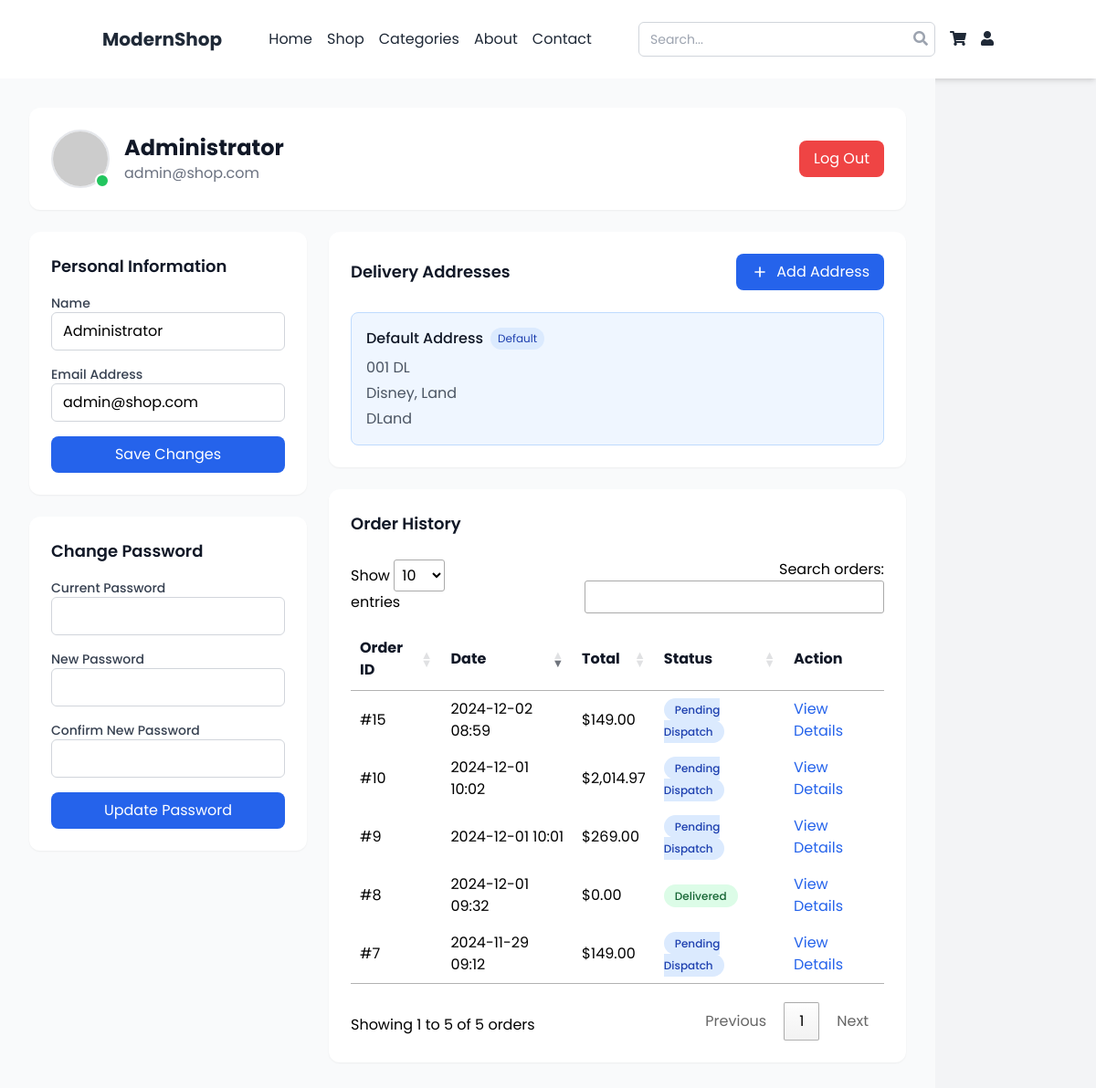
Page /users/profile/ (signed in) on the committed database.
### apps/users/models.py (models this page shows, shortened)
class Account(AbstractBaseUser):
    GENDER_CHOICES = (
        ('male', 'Male'),
        ('female', 'Female'),
        ('other', 'Other'),
    )
    name = models.CharField(max_length=100, null=True)
    email = models.EmailField(verbose_name='email', max_length=60, unique=True)
    gender = models.CharField(choices=GENDER_CHOICES, default='male', max_length=10)
    is_admin = models.BooleanField(default=False)
    is_active = models.BooleanField(default=True)
    is_staff = models.BooleanField(default=False)
    is_superuser = models.BooleanField(default=False)
    created_at = models.DateTimeField(auto_now_add=True)
    updated_at = models.DateTimeField(auto_now=True)
    USERNAME_FIELD = 'email'
    objects = MyAccountManager()
    @property
    def get_avatar(self):
        email = self.email
        email_hash = hashlib.md5(email.encode()).hexdigest()
        root_url = 'https://www.gravatar.com/avatar/'
        avatar = f"{root_url}{email_hash}"
        return avatar
    @property
    def get_name(self):
        return self.name if self.name else self.email.split('@')[0]

class Address(models.Model):
    user = models.ForeignKey('users.Account', on_delete=models.CASCADE, related_name='addresses')
    name = models.CharField(max_length=100)
    street_address = models.CharField(max_length=255)
    city = models.CharField(max_length=100)
    state = models.CharField(max_length=100)
    zip_code = models.CharField(max_length=20)
    country = models.CharField(max_length=100)
    is_default = models.BooleanField(default=False)

### apps/shop/models.py (models this page shows, shortened)
class Cart(models.Model):
    user = models.ForeignKey('users.Account', on_delete=models.CASCADE, related_name='carts')
    created_at = models.DateTimeField(auto_now_add=True)
    updated_at = models.DateTimeField(auto_now=True)
    status = models.CharField(max_length=20, default='active')
    def get_absolute_url(self):
        from django.urls import reverse
        return reverse('shop:order', args=[str(self.id)])
    @property
    def total(self):
        return sum(item.total_price for item in self.cartitem_set.all())

class CartItem(models.Model):
    cart = models.ForeignKey('Cart', on_delete=models.CASCADE)
    product = models.ForeignKey('Product', on_delete=models.CASCADE)
    quantity = models.PositiveIntegerField(default=1)
    created_at = models.DateTimeField(auto_now_add=True)
    updated_at = models.DateTimeField(auto_now=True)
    @property
    def total_price(self):
        return self.product.price * self.quantity

class Product(models.Model):
    name = models.CharField(max_length=200)
    image = models.ImageField(upload_to='products/', null=True, help_text="Upload 300x300 image")
    description = models.TextField(blank=True)
    price = models.DecimalField(max_digits=10, decimal_places=2)
    stock = models.PositiveIntegerField(default=0)
    category = models.ForeignKey(Category, on_delete=models.SET_NULL, null=True)
    brand = models.ForeignKey(Brand, on_delete=models.SET_NULL, null=True)
    created_at = models.DateTimeField(auto_now_add=True)
    updated_at = models.DateTimeField(auto_now=True)

### apps/users/views.py (the view, shortened to what this page needs)
# urls.py: path('profile/', views.profile, name='profile'),
def profile(request):
    personal_form = PersonalInformationForm(instance=request.user)
    password_form = CustomPasswordChangeForm(request.user)
    addresses = Address.objects.filter(user=request.user)
    address_form = AddressForm()
    orders = request.user.carts.all()
    context = {
        'personal_form': personal_form,
        'password_form': password_form,
        'addresses': addresses,
        'address_form': address_form,
        'orders': orders,
    }
    return render(request, 'users/profile.html', context)

### apps/users/forms.py
class PersonalInformationForm(forms.ModelForm):
    class Meta:
        model = Account
        fields = ['name', 'email']
        widgets = {
            'name': forms.TextInput(attrs={'class': 'w-full px-3 py-2 border border-gray-300 rounded-md focus:outline-none focus:ring-2 focus:ring-blue-500'}),
            'email': forms.EmailInput(attrs={'class': 'w-full px-3 py-2 border border-gray-300 rounded-md focus:outline-none focus:ring-2 focus:ring-blue-500'}),
        }

class CustomPasswordChangeForm(PasswordChangeForm):
    def __init__(self, *args, **kwargs):
        super().__init__(*args, **kwargs)
        for field in self.fields.values():
            field.widget.attrs.update({'class': 'w-full px-3 py-2 border border-gray-300 rounded-md focus:outline-none focus:ring-2 focus:ring-blue-500'})

### templates/users/profile.html (shortened to what this page needs)
{% extends 'base.html' %}
{% load static humanize shop_tags %}
{% block css %}
<link rel="stylesheet" type="text/css" href="https://cdn.datatables.net/1.11.5/css/jquery.dataTables.css">
{% endblock %}
{% block content %}
<div class="min-h-screen bg-gray-50 py-8">
<div class="max-w-7xl mx-auto px-4 sm:px-6 lg:px-8">
  <div class="bg-white rounded-xl shadow-sm p-6 mb-6">
    <div class="flex items-center justify-between">
      <div class="flex items-center space-x-4">
        <div class="relative">
          <img src="{{ request.user.get_avatar }}" alt="Profile Picture"
               class="w-16 h-16 rounded-full object-cover border-2 border-gray-200"/>
          <div class="absolute bottom-0 right-0 bg-green-500 w-4 h-4 rounded-full border-2 border-white"></div>
        </div>
        <div>
          <h1 class="text-2xl font-bold text-gray-900">{{ request.user.get_name }}</h1>
          <p class="text-gray-500">{{ request.user.email }}</p>
        </div>
      </div>
      <div class="flex items-center space-x-4">
        <a href="{% url 'users:logout' %}"
           class="px-4 py-2 bg-red-500 text-white rounded-lg hover:bg-red-600 transition">
          Log Out
        </a>
      </div>
    </div>
  </div>
  <div class="grid grid-cols-12 gap-6">
    <div class="col-span-12 lg:col-span-4 space-y-6">
      <div class="bg-white rounded-xl shadow-sm p-6">
        <h2 class="text-lg font-semibold text-gray-900 mb-4">Personal Information</h2>
        <form method="post" class="space-y-4">
          <div>
            <label class="block text-sm font-medium text-gray-700">Name</label>
            {{ personal_form.name|addclass:"form-input" }}
          </div>
          <div>
            <label class="block text-sm font-medium text-gray-700">Email Address</label>
            {{ personal_form.email|addclass:"form-input" }}
          </div>
          <button type="submit" name="personal_info"
                  class="w-full px-4 py-2 bg-blue-600 text-white rounded-lg hover:bg-blue-700 transition">
            Save Changes
          </button>
        </form>
      </div>
      <div class="bg-white rounded-xl shadow-sm p-6">
        <h2 class="text-lg font-semibold text-gray-900 mb-4">Change Password</h2>
        <form method="post" class="space-y-4">
          <div>
            <label class="block text-sm font-medium text-gray-700">Current Password</label>
            {{ password_form.old_password|addclass:"form-input" }}
          </div>
          <div>
            <label class="block text-sm font-medium text-gray-700">New Password</label>
            {{ password_form.new_password1|addclass:"form-input" }}
          </div>
          <div>
            <label class="block text-sm font-medium text-gray-700">Confirm New Password</label>
            {{ password_form.new_password2|addclass:"form-input" }}
          </div>
          <button type="submit" name="change_password"
                  class="w-full px-4 py-2 bg-blue-600 text-white rounded-lg hover:bg-blue-700 transition">
            Update Password
          </button>
        </form>
      </div>
    </div>
    <div class="col-span-12 lg:col-span-8 space-y-6">
      <div class="bg-white rounded-xl shadow-sm p-6">
        <div class="flex justify-between items-center mb-6">
          <h2 class="text-lg font-semibold text-gray-900">Delivery Addresses</h2>
          <button id="addAddressBtn"
                  class="px-4 py-2 bg-blue-600 text-white rounded-lg hover:bg-blue-700 transition flex items-center space-x-2">
            <svg class="w-5 h-5" fill="none" stroke="currentColor" viewBox="0 0 24 24">
              <path stroke-linecap="round" stroke-linejoin="round" stroke-width="2" d="M12 6v6m0 0v6m0-6h6m-6 0H6"/>
            </svg>
            <span>Add Address</span>
          </button>
        </div>
        <div class="grid gap-4">
          {% if addresses %}
            {% for address in addresses %}
            <div class="border rounded-lg p-4 {% if address.is_default %}bg-blue-50 border-blue-200{% else %}bg-gray-50 border-gray-200{% endif %}">
              <div class="flex justify-between items-start">
                <div>
                  <div class="flex items-center space-x-2 mb-2">
                    <h3 class="font-medium text-gray-900">
                      {% if address.is_default %}Default Address{% else %}Address {{ forloop.counter }}{% endif %}
                    </h3>
                    {% if address.is_default %}
                    <span class="px-2 py-1 text-xs bg-blue-100 text-blue-800 rounded-full">Default</span>
                    {% endif %}
                  </div>
                  <div class="text-gray-600 space-y-1">
                    <p>{{ address.street_address }}</p>
                    <p>{{ address.city }}, {{ address.state }} {{ address.postal_code }}</p>
                    <p>{{ address.country }}</p>
                  </div>
                </div>
              </div>
            </div>
            {% endfor %}
          {% endif %}
        </div>
      </div>
      <div class="bg-white rounded-xl shadow-sm p-6">
        <h2 class="text-lg font-semibold text-gray-900 mb-6">Order History</h2>
        <div class="overflow-x-auto">
          <table id="orderHistory" class="w-full">
            <thead>
              <tr class="text-left border-b border-gray-200">
                <th class="pb-3 font-medium text-gray-900">Order ID</th>
                <th class="pb-3 font-medium text-gray-900">Date</th>
                <th class="pb-3 font-medium text-gray-900">Total</th>
                <th class="pb-3 font-medium text-gray-900">Status</th>
                <th class="pb-3 font-medium text-gray-900">Action</th>
              </tr>
            </thead>
            <tbody>
              {% for order in orders %}
              <tr class="border-b border-gray-100 hover:bg-gray-50">
                <td class="py-4">#{{ order.id }}</td>
                <td class="py-4">{{ order.created_at|date:"Y-m-d H:i" }}</td>
                <td class="py-4">${{ order.total|floatformat:2|intcomma }}</td>
                <td class="py-4">
                  <span class="px-3 py-1 rounded-full text-xs font-medium
                    {% if order.status == 'delivered' %}bg-green-100 text-green-800
                    {% elif order.status == 'paid' %}bg-yellow-100 text-yellow-800
                    {% else %}bg-blue-100 text-blue-800{% endif %}">
                    {{ order.status|title }}
                  </span>
                </td>
                <td class="py-4">
                  <a href="{{ order.get_absolute_url }}"
                     class="text-blue-600 hover:text-blue-800 transition">View Details</a>
                </td>
              </tr>
              {% endfor %}
            </tbody>
          </table>
        </div>
      </div>
    </div>
  </div>
</div>
</div>
{% endblock %}

### assets/style.css (style rules this page uses)
body { font-family: 'Poppins', sans-serif; }

### templates/users/profile.html (style rules this page uses)
label { @apply block text-sm font-medium text-gray-700 mb-1; @apply transition-colors duration-200; }

### rows in the picture
Account: user.get_name "Administrator", user.email "admin@shop.com", name "Administrator", email "admin@shop.com"
Address: is_default "Default Address", street_address "001 DL", city "Disney", state "Land", country "DLand"
Cart: id "7", created_at "2024-11-29 09:12", total "149.00", status "Pending Dispatch"
Cart: id "8", created_at "2024-12-01 09:32", total "0.00", status "Delivered"
Cart: id "9", created_at "2024-12-01 10:01", total "269.00", status "Pending Dispatch"
Cart: id "10", created_at "2024-12-01 10:02", total "2,014.97", status "Pending Dispatch"
Cart: id "15", created_at "2024-12-02 08:59", total "149.00", status "Pending Dispatch"
